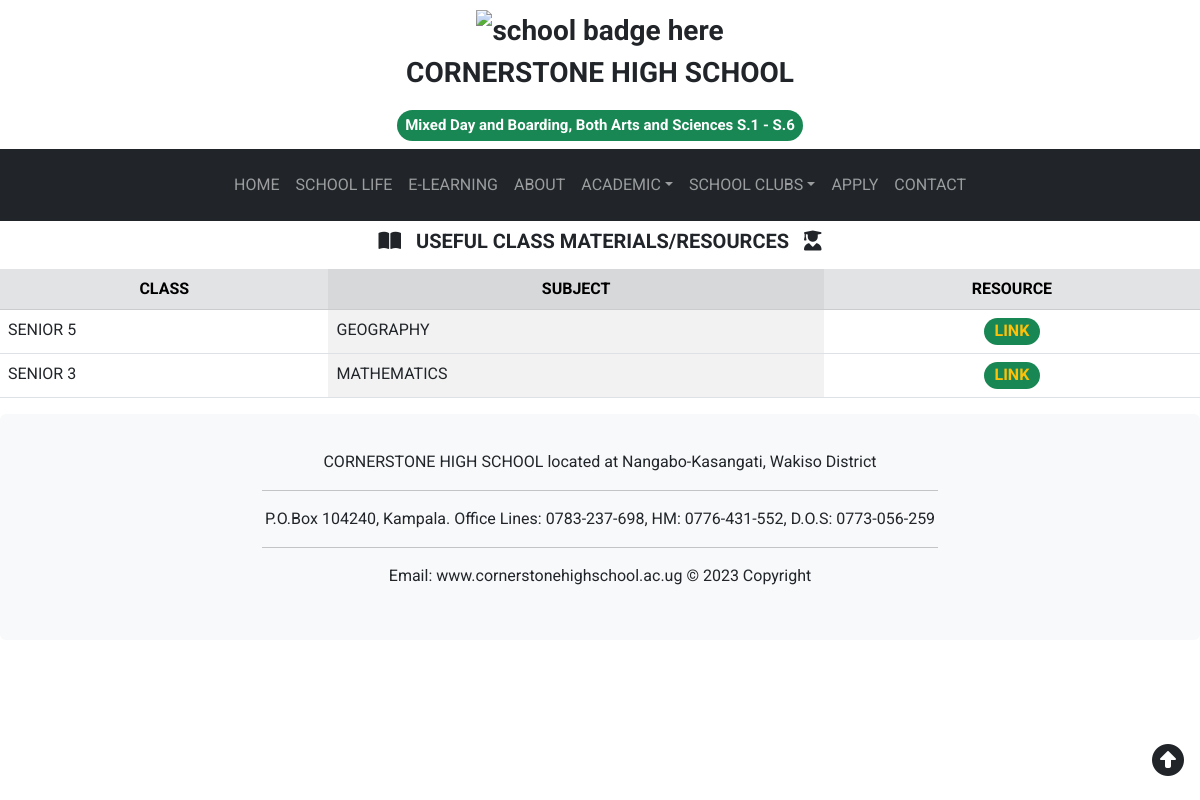
Screenshot of /classmaterials.php with the database file from the repository.
### tables this page shows
CREATE TABLE `materials` (
  `id` int(10) NOT NULL,
  `class` varchar(10) NOT NULL,
  `subject` varchar(20) NOT NULL,
  `link` varchar(255) NOT NULL,
  `date` datetime NOT NULL
);

### classmaterials.php (the view)
<?php $page = 'classmaterials';
include 'includes/header.php';
include 'includes/db.php';
?>
<h5 class="text-center text-uppercase fw-bold p-lg-2"> <i class="fa fa-book-open"></i> &nbsp; useful class materials/resources &nbsp; <i class="fa fa-user-graduate"></i> </h5>
<table class="table table-striped-columns">
    <thead class="text-center table-secondary">
        <tr>
            <th scope="col">CLASS</th>
            <th scope="col">SUBJECT</th>
            <th scope="col">RESOURCE</th>
        </tr>
    </thead>
    <tbody>
        <?php
        $sql = "SELECT * FROM materials";
        $sql_query = mysqli_query($conn, $sql);
        while ($row = mysqli_fetch_assoc($sql_query)) {
        ?>
            <tr>
                <td><?php echo $row['class'] ?></td>
                <td><?php echo $row['subject'] ?></td>
                <td class="text-center"><a target="_blank" class="nav-link text-warning fs-6 badge bg-success rounded-pill" href="<?php echo $row['link'] ?>">LINK</a></td>
            </tr>
        <?php
        }
        ?>
    </tbody>
</table>
<?php include 'includes/footer.php';  ?>

### assets/external.css (style rules this page uses)
* { padding: 0; margin: 0; scroll-behavior: smooth; }
body { font-family: 'Roboto', sans-serif; }

### rows the page displays
materials: class "SENIOR 5", subject "GEOGRAPHY"
materials: class "SENIOR 3", subject "MATHEMATICS"

### other values shown
$brandtitle "CORNERSTONE HIGH SCHOOL"
